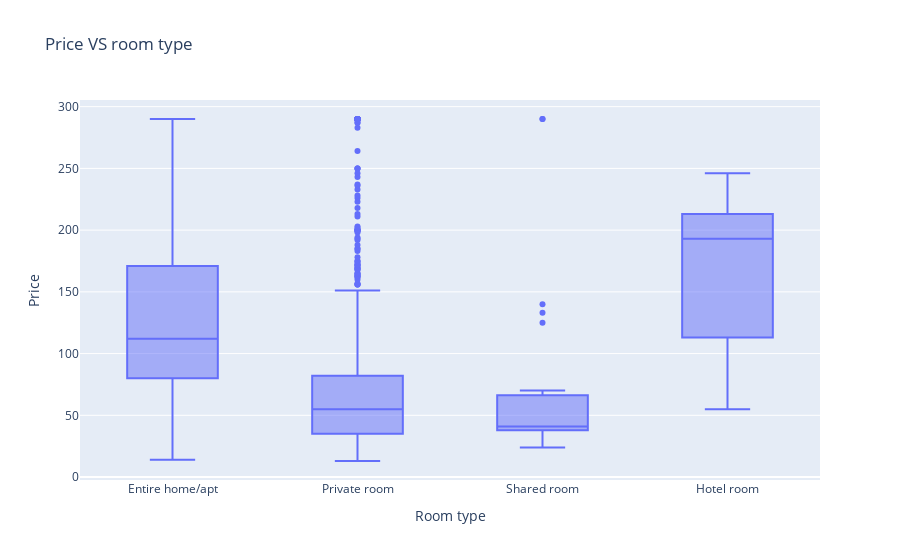

Source (notebook cell):
### Markdown cell above
This shows that the price increase gradually with the number of rooms.

### Code cell
# Price VS room type:

fig = px.box(listings1,
             x='room_type',
             y='price',
             title='Price VS room type')

fig.update_layout(
    xaxis_title='Room type',
    yaxis_title='Price'
)

fig.show()

### Figure 1 — Plotly figure (JSON) as saved in the notebook; plotly's stock layout.template omitted (floating-point values rounded to 4 significant figures; data arrays with more than 128 entries replaced by an {"elided": "..."} marker saying what was removed)
{"data": [{"alignmentgroup": "True", "hovertemplate": "room_type=%{x}<br>price=%{y}<extra></extra>", "legendgroup": "", "marker": {"color": "#636efa"}, "name": "", "notched": false, "offsetgroup": "", "orientation": "v", "showlegend": false, "type": "box", "x": {"elided": "8140 str values"}, "x0": " ", "xaxis": "x", "y": {"elided": "8140 float values"}, "y0": " ", "yaxis": "y"}], "layout": {"boxmode": "group", "legend": {"tracegroupgap": 0}, "title": {"text": "Price VS room type"}, "xaxis": {"anchor": "y", "domain": [0, 1], "title": {"text": "Room type"}}, "yaxis": {"anchor": "x", "domain": [0, 1], "title": {"text": "Price"}}}}
